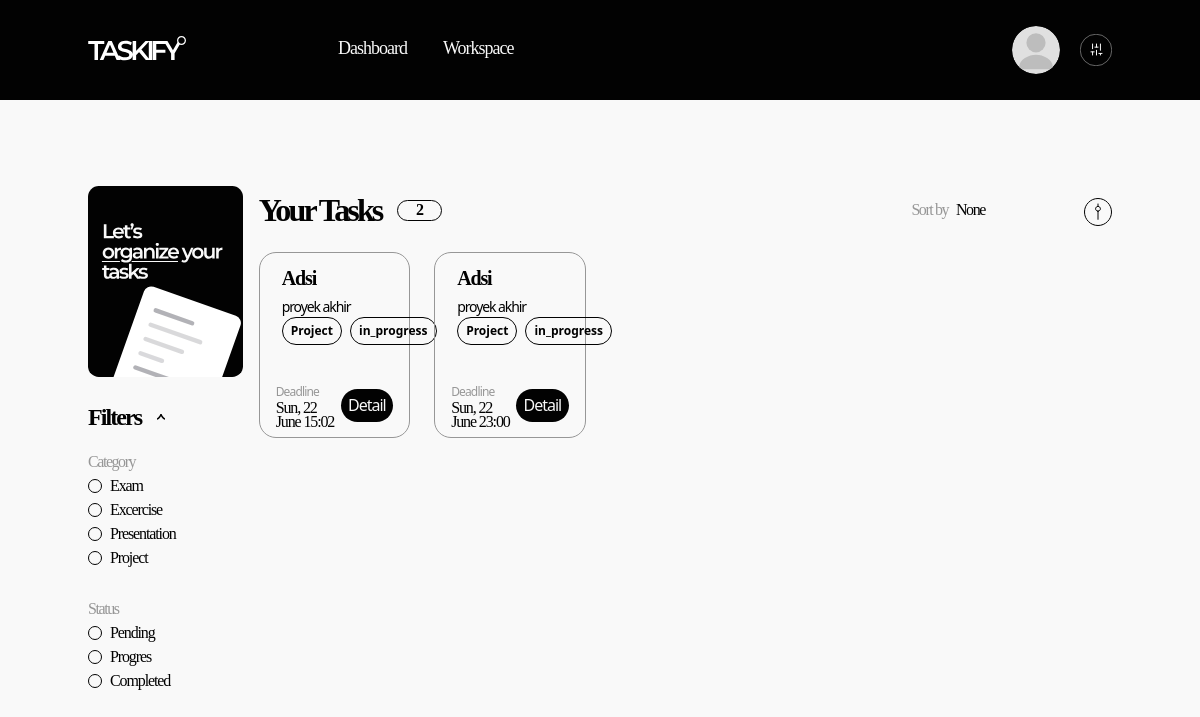
The app's page /frontend/dashboard.php (signed in), older data.
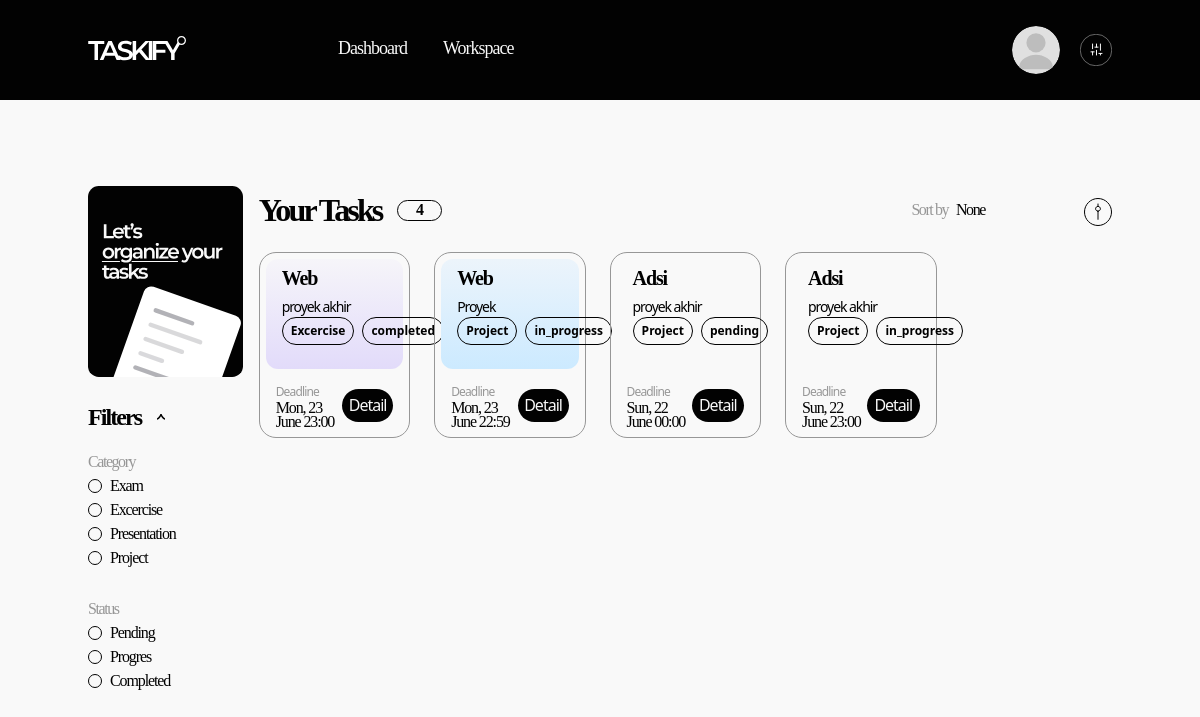
The same page, newer data.
### tables this page shows
CREATE TABLE `tasks` (
  `id_task` int NOT NULL,
  `id_user` int NOT NULL,
  `task_name` varchar(100) NOT NULL,
  `category` varchar(50) DEFAULT NULL,
  `deadline` datetime DEFAULT NULL,
  `subject` varchar(100) DEFAULT NULL,
  `cover_color` varchar(20) DEFAULT NULL,
  `status` enum('pending','in_progress','completed') DEFAULT 'pending',
  `description` text,
  `created_at` timestamp NULL DEFAULT CURRENT_TIMESTAMP
);

### frontend/dashboard.php (the view, shortened to what this page needs)
<?php
include '../backend/db.php';
$id_user = $_SESSION['id_user'];
$stmt = $conn->prepare("SELECT username, email, bio, profile_picture, cover_picture FROM users WHERE id = ?");
$stmt->bind_param("i", $id_user);
$stmt->execute();
$stmt->bind_result($username, $email, $bio, $profile_picture, $cover_picture);
$sort_option = isset($_GET['sort']) ? $_GET['sort'] : '';
$sql = "SELECT * FROM tasks WHERE id_user = ?";
$params = [];
$types = "i";
$params[] = $id_user;
if ($sort_option === 'Deadline') {
    $sql .= " ORDER BY deadline ASC";
} elseif ($sort_option === 'Name') {
    $sql .= " ORDER BY task_name ASC";
} else {
    $sql .= " ORDER BY created_at DESC";
}
$stmt = $conn->prepare($sql);
$stmt->bind_param($types, ...$params);
$stmt->execute();
$result = $stmt->get_result();
$tasks = [];
while ($row = $result->fetch_assoc()) {
    $tasks[] = $row;
}
$task_count = count($tasks);
?>
<!DOCTYPE html>
<html>
  <head>
    <link href="../src/style.css" rel="stylesheet" />
  </head>
  <body class="bg-primary">
    <?php include 'header.php'; ?>
    <main class="container mx-auto mt-[86px] grid grid-cols-6 space-x-4">
      <div class="">
        <img src="../src/asset/img/docs.svg" alt="" class="w-full"/>
        <div class="mt-6 space-y-[18px]">
            <div id="filter-section">
              <button
                type="button"
                onclick="toggleAccordion(1)"
                class="w-full flex space-x-4 items-center cursor-pointer"
              >
                <span
                  class="font-mont font-semibold tracking-[-1.92px] text-2xl text-accent"
                  >Filters</span
                >
                <img
                  id="icon-1"
                  src="../src/asset/icon/arrow-black.svg"
                  alt=""
                  class="transition-transform duration-300 transform rotate-180"
                />
              </button>
              <div
                id="content-1"
                class="overflow-hidden transition-all duration-300 ease-in-out space-y-[18px] pt-4"
                style="max-height: 1000px"
              >
                <div class="">
                  <label
                    class="font-mont font-[400px] tracking-[-1.44px] text-inactive text-[16px]"
                    >Category</label
                  >
                  <div class="flex flex-col">
                    <?php
                    $categories = ['Exam', 'Excercise', 'Presentation', 'Project'];
                    foreach ($categories as $category) {
                        echo '<label class="inline-flex items-center cursor-pointer space-x-2 hover:bg-gray-100">';
                        echo '<span class="w-[14px] h-[14px] rounded-full border border-accent peer-checked:bg-shade peer-checked:border-accent transition-all duration-150"></span>';
                        echo '<span class="text-[16px] tracking-[-1.12px] font-mont font-normal text-accent">' . $category . '</span>';
                        echo '</label>';
                    }
                    ?>
                  </div>
                </div>
                <div class="pt-2">
                  <label
                    class="font-mont font-[400px] tracking-[-1.44px] text-inactive text-[16px]"
                    >Status</label
                  >
                  <div class="flex flex-col">
                    <?php
                    $statuses = ['Pending', 'Progres', 'Completed'];
                    foreach ($statuses as $status) {
                        echo '<label class="inline-flex items-center cursor-pointer space-x-2 hover:bg-gray-100">';
                        echo '<span class="w-[14px] h-[14px] rounded-full border border-accent peer-checked:bg-shade peer-checked:border-accent transition-all duration-150"></span>';
                        echo '<span class="text-[16px] tracking-[-1.12px] font-mont font-normal text-accent">' . $status . '</span>';
                        echo '</label>';
                    }
                    ?>
                  </div>
                </div>
                </div>
            </div>
        </div>
      </div>
      <div class="col-span-5">
        <div class=" flex justify-between grow">
          <div class="flex space-x-4 items-center">
            <h1 class="font-mont font-semibold tracking-[-2.88px] text-[32px] text-accent">
              Your Tasks
            </h1>
            <div class="rounded-full h-[21px] w-auto min-w-[45px] px-2 border-accent border flex justify-center items-center">
              <span id="task-count-display" class="font-mont font-semibold tracking--2.08px text-accent text-[16px]"><?php echo $task_count; ?></span>
            </div>
          </div>
          <div class="space-x-2 flex items-center">
            <span class="font-mont text-[16px] font-normal tracking-[-1.44px] text-inactive">Sort by</span>
            <div class="relative inline-block text-left w-[120px]">
              <div class="relative">
                <button id="customSelectButton" onclick="toggleCustomSelect()" class="w-full text-left py-2 focus:outline-none flex  items-center cursor-pointer hover:bg-gray-100">
                  <span id="customSelectValue" class="font-mont text-[16px] font-medium tracking-[-1.44px] text-accent"><?php echo $sort_option ? $sort_option : 'None'; ?></span>
                </button>
              </div>
            </div>
            <button class="h-6 cursor-pointer hover:bg-gray-100" onclick="document.getElementById('sortForm').submit()">
              <img src="../src/asset/icon/sort.svg" alt="" />
            </button>
          </div>
        </div>
        <div id="task-container" class="grid grid-cols-5 gap-x-6 gap-y-[18px] mt-[18px]">
        <?php if (count($tasks) === 0): ?>
            <p id="no-tasks-message" class="text-accent font-mont col-span-2">No tasks added yet.</p>
            <?php else: ?>
                <?php foreach ($tasks as $task): ?>
                    <div class="rounded-[17px] border border-inactive task-card">
                        <div class="gradient-box bg-gradient-to-t <?php echo htmlspecialchars($task['cover_color']); ?> m-[6px] rounded-[12px] flex items-end">
                            <div class="mx-4 mb-6">
                                <h2 class="font-mont font-semibold text-xl mb-2 tracking-[-1.12px] leading-5"><?php echo htmlspecialchars($task['task_name']); ?></h2>
                                <div class="flex items-center space-x-2">
                                    <div class="inline font-medium tracking-[-1.08px] text-[14px]">
                                        <?php echo htmlspecialchars($task['subject']); ?>
                                    </div>
                                </div>
                                <div class="flex items-center space-x-2">
                                    <span class="task-category inline border border-accent rounded-full w-fits px-2 py-1 text-[12px] font-semibold">
                                        <?php echo htmlspecialchars($task['category']); ?>
                                    </span>
                                    <span class="task-status inline border border-accent rounded-full w-fits px-2 py-1 text-[12px] font-semibold">
                                        <?php echo htmlspecialchars($task['status']); ?>
                                    </span>
                                </div>
                            </div>
                        </div>
                        <div class="mx-4 py-2 flex justify-between items-center p">
                            <div class="flex flex-col items-start justify-center">
                                <span class="text-inactive text-[12px] font-normal tracking-[-0.84px]">Deadline</span>
                                <p class="text-accent font-mont text-[16px] font-medium tracking-[-1.12px] leading-[0.9]"><?php echo htmlspecialchars(date('D, j F H:i', strtotime($task['deadline']))); ?></p>
                            </div>
                              <a href="task-detail.php?id=<?php echo htmlspecialchars($task['id_task']); ?>" class="bg-accent text-primary h-[33px] w-[83px] rounded-full font-normal tracking-[-1px] text-center pt-1">
                                  Detail
                              </a>
                        </div>
                    </div>
                <?php endforeach; ?>
            <?php endif; ?>
        </div>
      </div>
    </main>
  </body>
</html>

### frontend/header.php
<nav class="h-[100px] bg-accent">
    <div class="container mx-auto flex justify-between">
        <div class="h-[100px] flex items-center">
            <img src="../src/asset/icon/logo-white.svg" alt="logo" />
            <ul class="ml-[152px] flex font-mont text-[18px] font-light tracking-[-1px] text-primary gap-9 h-[100px]">
                <li class="flex items-center border-b-4 border-accent hover:border-shade transition-all duration-300"><a href="dashboard.php">Dashboard</a></li>
                <li class="flex items-center border-b-4 border-accent hover:border-shade transition-all duration-300"><a href="workspace.php">Workspace</a></li>
            </ul>
        </div>
        <div class="flex items-center">
            <ul class="flex gap-5 hh-[100px] items-center">
                <li><button class="flex items-center">
                    <div class="h-[48px] w-[48px] rounded-full overflow-hidden">
                        <?php if (!empty($profile_picture)): ?>
                            <img src="../<?= htmlspecialchars($profile_picture) ?>" alt="Profile Picture" class="h-[48px] w-[48px] object-cover" />
                        <?php else: ?>
                            <img src="../src/asset/img/profile.svg" alt="Default Profile Picture" class="h-[48px] w-[48px] object-cover" />
                        <?php endif; ?>
                    </div>
                </button></li>
                <li><a href="setting.php"><img src="../src/asset/icon/setting.svg" alt="" /></a></li>
            </ul>
        </div>
    </div>
</nav>

Row changes from the older to the newer data that the page shows:
added tasks: task_name "Web", subject "proyek akhir", category "Excercise", status "completed", deadline "Mon, 23 June 23:00", cover_color "from-ps to-pe" (drawn)
added tasks: task_name "Web", subject "Proyek", category "Project", status "in_progress", deadline "Mon, 23 June 22:59", cover_color "from-bs to-be" (drawn)
changed tasks: status "in_progress" → "pending"; deadline "Sun, 22 June 15:02" → "Sun, 22 June 00:00"
Text that changed along with them:
$task_count: "2" → "4"
